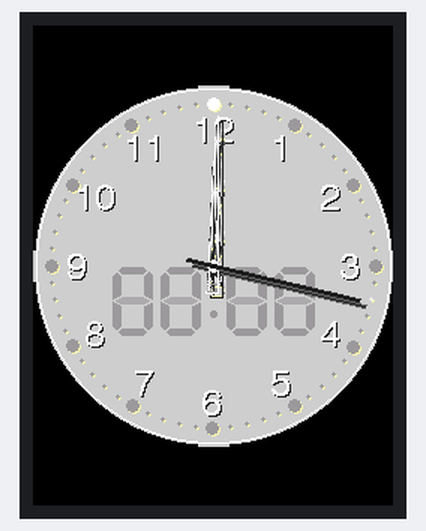
Recording of a sketch running on a simulated ESP32. On the bench: 240×320 colour display. Random numbers use the default seed unless the sketch sets one.

Above: at 0.75 s.
At 1.96 s:
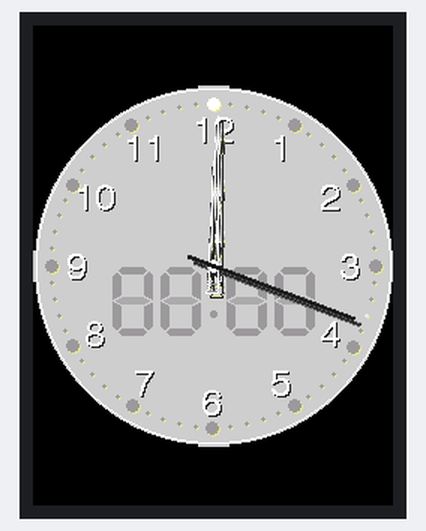
At 3.58 s:
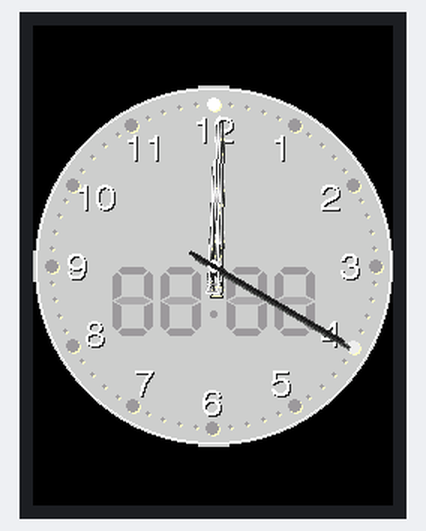
At 6.41 s:
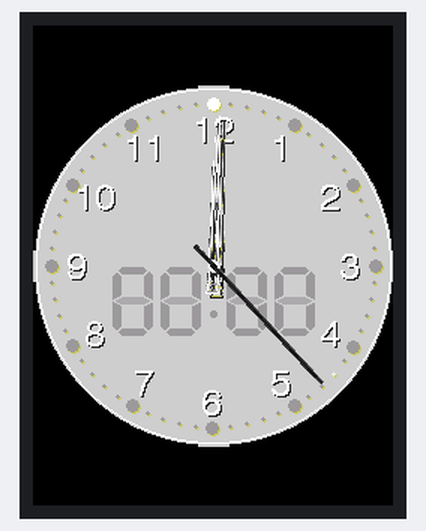
At 9.24 s:
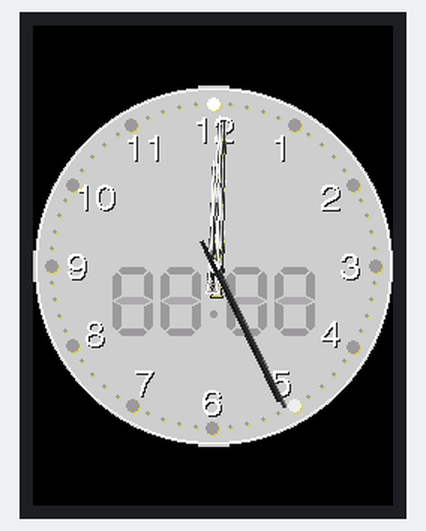
At 12.07 s:
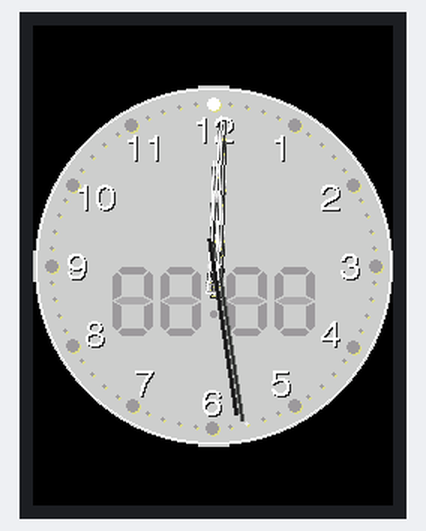

The sketch:

ClockSample.ino
```cpp
//#define LGFX_USE_V1
#define LGFX_WT32_SC01
#include <LovyanGFX.hpp>
//#include <LGFX_AUTODETECT.hpp>
static LGFX lcd;
static LGFX_Sprite canvas(&lcd);       // オフスクリーン描画用バッファ
static LGFX_Sprite clockbase(&canvas); // 時計の文字盤パーツ
static LGFX_Sprite needle1(&canvas);   // 長針・短針パーツ
static LGFX_Sprite shadow1(&canvas);   // 長針・短針の影パーツ
static LGFX_Sprite needle2(&canvas);   // 秒針パーツ
static LGFX_Sprite shadow2(&canvas);   // 秒針の影パーツ

static constexpr uint64_t oneday = 86400000; // 1日 = 1000msec x 60sec x 60min x 24hour = 86400000
static uint64_t count = rand() % oneday;    // 現在時刻 (ミリ秒カウンタ)
static int32_t width = 239;             // 時計の縦横画像サイズ
static int32_t halfwidth = width >> 1;  // 時計盤の中心座標
static auto transpalette = 0;           // 透過色パレット番号
static float zoom;                      // 表示倍率

#ifdef min
#undef min
#endif

void setup(void)
{
  lcd.init();

  zoom = (float)(std::min(lcd.width(), lcd.height())) / width; // 表示が画面にフィットするよう倍率を調整

  lcd.setPivot(lcd.width() >> 1, lcd.height() >> 1); // 時計描画時の中心を画面中心に合わせる

  canvas.setColorDepth(lgfx::palette_4bit);  // 各部品を４ビットパレットモードで準備する
  clockbase.setColorDepth(lgfx::palette_4bit);
  needle1.setColorDepth(lgfx::palette_4bit);
  shadow1.setColorDepth(lgfx::palette_4bit);
  needle2.setColorDepth(lgfx::palette_4bit);
  shadow2.setColorDepth(lgfx::palette_4bit);
// パレットの初期色はグレースケールのグラデーションとなっており、
// 0番が黒(0,0,0)、15番が白(255,255,255)
// 1番～14番は黒から白へ段階的に明るさが変化している
//
// パレットを使う場合、描画関数は色の代わりに0～15のパレット番号を指定する

  canvas.createSprite(width, width); // メモリ確保
  clockbase.createSprite(width, width);
  needle1.createSprite(9, 119);
  shadow1.createSprite(9, 119);
  needle2.createSprite(3, 119);
  shadow2.createSprite(3, 119);

  canvas.fillScreen(transpalette); // 透過色で背景を塗り潰す (create直後は0埋めされているので省略可能)
  clockbase.fillScreen(transpalette);
  needle1.fillScreen(transpalette);
  shadow1.fillScreen(transpalette);

  clockbase.setTextFont(4);           // フォント種類を変更(時計盤の文字用)
  clockbase.setTextDatum(lgfx::middle_center);
  clockbase.fillCircle(halfwidth, halfwidth, halfwidth    ,  6); // 時計盤の背景の円を塗る
  clockbase.drawCircle(halfwidth, halfwidth, halfwidth - 1, 15);
  for (int i = 1; i <= 60; ++i) {
    float rad = i * 6 * - 0.0174532925;              // 時計盤外周の目盛り座標を求める
    float cosy = - cos(rad) * (halfwidth * 10 / 11);
    float sinx = - sin(rad) * (halfwidth * 10 / 11);
    bool flg = 0 == (i % 5);      // ５目盛り毎フラグ
    clockbase.fillCircle(halfwidth + sinx + 1, halfwidth + cosy + 1, flg * 3 + 1,  4); // 目盛りを描画
    clockbase.fillCircle(halfwidth + sinx    , halfwidth + cosy    , flg * 3 + 1, 12);
    if (flg) {                    // 文字描画
      cosy = - cos(rad) * (halfwidth * 10 / 13);
      sinx = - sin(rad) * (halfwidth * 10 / 13);
      clockbase.setTextColor(1);
      clockbase.drawNumber(i/5, halfwidth + sinx + 1, halfwidth + cosy + 4);
      clockbase.setTextColor(15);
      clockbase.drawNumber(i/5, halfwidth + sinx    , halfwidth + cosy + 3);
    }
  }
  clockbase.setTextFont(7);

  needle1.setPivot(4, 100);  // 針パーツの回転中心座標を設定する
  shadow1.setPivot(4, 100);
  needle2.setPivot(1, 100);
  shadow2.setPivot(1, 100);

  for (int i = 6; i >= 0; --i) {  // 針パーツの画像を作成する
    needle1.fillTriangle(4, - 16 - (i<<1), 8, needle1.height() - (i<<1), 0, needle1.height() - (i<<1), 15 - i);
    shadow1.fillTriangle(4, - 16 - (i<<1), 8, shadow1.height() - (i<<1), 0, shadow1.height() - (i<<1),  1 + i);
  }
  for (int i = 0; i < 7; ++i) {
    needle1.fillTriangle(4, 16 + (i<<1), 8, needle1.height() + 32 + (i<<1), 0, needle1.height() + 32 + (i<<1), 15 - i);
    shadow1.fillTriangle(4, 16 + (i<<1), 8, shadow1.height() + 32 + (i<<1), 0, shadow1.height() + 32 + (i<<1),  1 + i);
  }
  needle1.fillTriangle(4, 32, 8, needle1.height() + 64, 0, needle1.height() + 64, 0);
  shadow1.fillTriangle(4, 32, 8, shadow1.height() + 64, 0, shadow1.height() + 64, 0);
  needle1.fillRect(0, 117, 9, 2, 15);
  shadow1.fillRect(0, 117, 9, 2,  1);
  needle1.drawFastHLine(1, 117, 7, 12);
  shadow1.drawFastHLine(1, 117, 7,  4);

  needle1.fillCircle(4, 100, 4, 15);
  shadow1.fillCircle(4, 100, 4,  1);
  needle1.drawCircle(4, 100, 4, 14);

  needle2.fillScreen(9);
  shadow2.fillScreen(3);
  needle2.drawFastVLine(1, 0, 119, 8);
  shadow2.drawFastVLine(1, 0, 119, 1);
  needle2.fillRect(0, 99, 3, 3, 8);

  lcd.startWrite();

//  shadow1.pushSprite(&lcd,  0, 0); // デバッグ用、パーツを直接LCDに描画する
//  needle1.pushSprite(&lcd, 10, 0);
//  shadow2.pushSprite(&lcd, 20, 0);
//  needle2.pushSprite(&lcd, 25, 0);
}

void update7Seg(int32_t hour, int32_t min)
{ // 時計盤のデジタル表示部の描画
  int x = clockbase.getPivotX() - 69;
  int y = clockbase.getPivotY();
  clockbase.setCursor(x, y);
  clockbase.setTextColor(5);  // 消去色で 88:88 を描画する
  clockbase.print("88:88");
  clockbase.setCursor(x, y);
  clockbase.setTextColor(12); // 表示色で時:分を描画する
  clockbase.printf("%02d:%02d", hour, min);
}

void drawDot(int pos, int palette)
{
  bool flg = 0 == (pos % 5);      // ５目盛り毎フラグ
  float rad = pos * 6 * - 0.0174532925;              // 時計盤外周の目盛り座標を求める
  float cosy = - cos(rad) * (halfwidth * 10 / 11);
  float sinx = - sin(rad) * (halfwidth * 10 / 11);
  canvas.fillCircle(halfwidth + sinx, halfwidth + cosy, flg * 3 + 1, palette);
}

void drawClock(uint64_t time)
{ // 時計の描画
  static int32_t p_min = -1;
  int32_t sec = time / 1000;
  int32_t min = sec / 60;
  if (p_min != min) { // 分の値が変化していれば時計盤のデジタル表示部分を更新
    p_min = min;
    update7Seg(min / 60, min % 60);
  }
  clockbase.pushSprite(0, 0);  // 描画用バッファに時計盤の画像を上書き

  drawDot(sec % 60, 14);
  drawDot(min % 60, 15);
  drawDot(((min/60)*5)%60, 15);

  float fhour = (float)time / 120000;  // 短針の角度
  float fmin  = (float)time /  10000;  // 長針の角度
  float fsec  = (float)time*6 / 1000;  // 秒針の角度
  int px = canvas.getPivotX();
  int py = canvas.getPivotY();
  shadow1.pushRotateZoom(px+2, py+2, fhour, 1.0, 0.7, transpalette); // 針の影を右下方向にずらして描画する
  shadow1.pushRotateZoom(px+3, py+3, fmin , 1.0, 1.0, transpalette);
  shadow2.pushRotateZoom(px+4, py+4, fsec , 1.0, 1.0, transpalette);
  needle1.pushRotateZoom(            fhour, 1.0, 0.7, transpalette); // 針を描画する
  needle1.pushRotateZoom(            fmin , 1.0, 1.0, transpalette);
  needle2.pushRotateZoom(            fsec , 1.0, 1.0, transpalette);

  canvas.pushRotateZoom(0, zoom, zoom, transpalette);    // 完了した時計盤をLCDに描画する
  lcd.display();
}

void loop(void)
{
  static uint32_t p_milli = 0;
  uint32_t milli = lgfx::millis() % 1000;
  if (p_milli < milli) count +=        (milli - p_milli);
  else                 count += 1000 + (milli - p_milli);
  p_milli = milli;

  int32_t tmp = (count % 1000) >> 3;
  canvas.setPaletteColor(8, 255 - (tmp>>1), 255 - (tmp>>1), 200 - tmp); // 秒針の描画色を変化させる
//count += 60000;
  if ( count > oneday ) { count -= oneday; }
  drawClock(count);
}
```

Measured:
- what the display in image 0 shows lasts 0.4 s, from 0.6 s to 1.0 s
